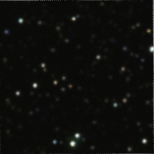
#> input picture 4dsight/Small_area_rotated.png, 154 x 154 px
$ python testTempMatch.py --template StarMap.png --image Small_area_rotated.png
#> lines starting #> are read from the running program, lines starting #| are printed output that depends on the picture
import cv2
from matplotlib import pyplot as plt
import argparse
import glob
"""
import argparse
import glob

a = argparse.ArgumentParser()
a.add_argument("-t","--template", required=True,help="path of template figure")
a.add_argument("-i","--image",    required=True,help="path of image figure")
a.add_argument("-m","--match_type",type=str,default="TM_CCOEF",help="select matching type")

args = vars(a.parse_args())


template = cv2.imread(args["template"])
image = cv2.imread(args["image"])
match_type  = glob.glob("cv2."+args["match_type"])
"""


a = argparse.ArgumentParser()
a.add_argument("-t","--template", required=True,help="path of template file")
a.add_argument("-i","--image",    required=True,help="path of image file")
#a.add_argument("-m","--match_type",type=int,default=cv2.TM_CCOEF",help="select matching type")

args = vars(a.parse_args())
X=None
def methodsMatch(method):
    methods = [cv2.TM_CCOEFF, cv2.TM_CCOEFF_NORMED, cv2.TM_CCORR,
            cv2.TM_CCORR_NORMED, cv2.TM_SQDIFF, cv2.TM_SQDIFF_NORMED]

    if method==1:
        return methods[0]
    elif method==2:
        return  methods[1]
    elif method==3:
        return  methods[2]
    elif method==4:
        return  methods[3]
    elif method==5:
        return  methods[4]
    elif method==6:
        return  methods[5]

def detectTemplate(image,template,T_W,T_H,match_type):
    """
    @image: input image
    @template: our template file
    @T_W: weight of template file
    @T_H: height of template file
    """
    gray = cv2.cvtColor(image,cv2.COLOR_BGR2GRAY)
    result = cv2.matchTemplate(gray,template,match_type)

    min_val,max_val,min_loc,max_loc = cv2.minMaxLoc(result)
    print("min_val: ",min_val)
    print("max_val: ",max_val)
    print("min_loc: ",min_loc[0],":",min_loc[1])
    print("max_loc: ",max_loc[0],":",max_loc[1])

    top_left=min_loc
    bottom_right=(top_left[0]+T_W,top_left[1]+T_H)
    return (max_val,top_left,bottom_right)

if __name__ == '__main__':
    print("""
    |--------------------------------------------------------------------------
    |  Wellcome Mini Template Matching Test Program : version V.0.0.1
    |--------------------------------------------------------------------------
    |1.write for Linux/OS;
    |>>python testTempMatch.py --image "IMAGE_PATH" --template "TEMPLATE_PATH";
    |   or
    |>>python testTempMatch.py -i      "IMAGE_PATH" -t         "TEMPLATE_PATH";
    |
    |--------------------------------------------------------------------------
    |1.write for Windows;
    |>>py testTempMatch.py --image "IMAGE_PATH" --template "TEMPLATE_PATH";
    |    or
    |>>py testTempMatch.py    -i "IMAGE_PATH"   -t         "TEMPLATE_PATH";
    |
    |#-------------------------------------------------------------------------
    |2.After;
    |choice template match methods between at (1-6):
    |       1.TM_CCOEFF
    |       2.TM_CCOEFF_NORMED
    |       3.TM_CCORR
    |       4.TM_CCORR_NORMED
    |       5.TM_SQDIFF
    |       6.TM_SQDIFF_NORMED
    |for example;
    |>>?: 1
    |(choice: TM_CCOEF) PRESS ENTER KEY
    |     >>>>>Result<<<<<<
    |--------------------------------------------------------------------------
    """)

    # [4 lines of commented-out code are left out]


    image = cv2.imread(args["image"])
#> image is the input picture: shape (154, 154, 3); mean B, G, R 12.1, 14.2, 14
    template = cv2.imread(args["template"],0)
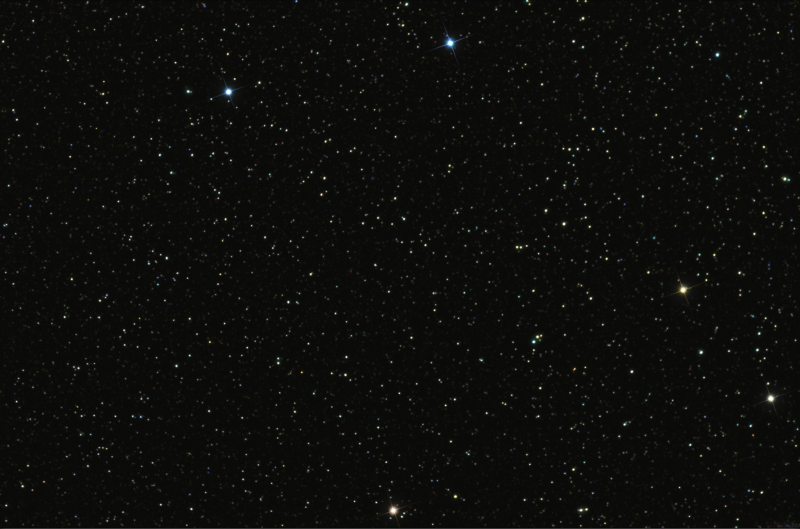
#> input picture 4dsight/StarMap.png, 1600 x 1057 px (shown at 1/2 size)
#> template: shape (1057, 1600); min 2, max 255, mean 12.2

    print(""" Select template match methods :
            1.TM_CCOEFF
            2.TM_CCOEFF_NORMED
            3.TM_CCORR
            4.TM_CCORR_NORMED
            5.TM_SQDIFF
            6.TM_SQDIFF_NORMED
          """)
    method =int(input("?:"))
#> the answer given: 3
    match_type= methodsMatch(method)


    T_H,T_W = template.shape[:2]
#> T_H = 1057; T_W = 1600
    result_detect = detectTemplate(image,template,T_W,T_H,match_type)
#> in detectTemplate, `result = cv2.matchTemplate(gray,template,match_type)`:
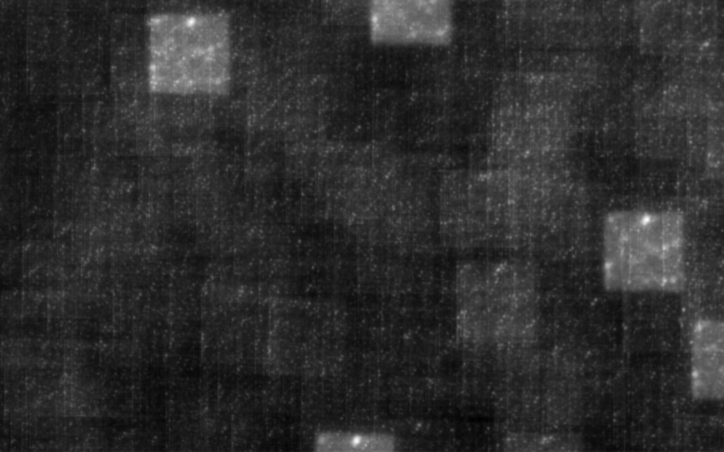
#> result: shape (904, 1447) float32 (shown at 1/2 size); min 3534068, max 6546191, mean 4070974.8; drawn with min black and max white
#> in detectTemplate, `min_val,max_val,min_loc,max_loc = cv2.minMaxLoc(result)`: min_val = 3534068; max_val = 6546191; min_loc = (957, 837); max_loc = (1294, 439)
#| min_val:  3534068.0
#| max_val:  6546191.0
#| min_loc:  957 : 837
#| max_loc:  1294 : 439
#> in detectTemplate, `top_left=min_loc`: top_left = (957, 837)
#> in detectTemplate, `bottom_right=(top_left[0]+T_W,top_left[1]+T_H)`: bottom_right = (2557, 1894)
#> result_detect = (6546191, (957, 837), (2557, 1894))
    print("result: ",result_detect)
#| result:  (6546191.0, (957, 837), (2557, 1894))

    cv2.rectangle(image,*result_detect[1:],(255,0,0),3)
    cv2.putText(image,"FIX",(result_detect[1][0],result_detect[1][1]),cv2.FONT_HERSHEY_PLAIN,3,(50,250,50))


    image=cv2.resize(image,None,fx=0.5,fy=0.5,interpolation=cv2.INTER_AREA)
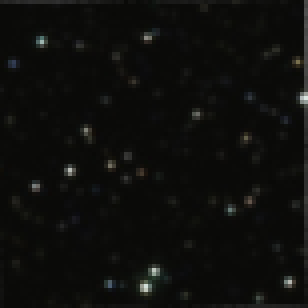
#> image: shape (77, 77, 3) (shown 4 times larger); mean B, G, R 12.2, 14.3, 14.1
    template=cv2.resize(template,None,fx=2,fy=2,interpolation=cv2.INTER_AREA)
#> template: shape (2114, 3200)
    #result=cv2.resize(result,None,fx=0.5,fy=0.5,interpolation=cv2.INTER_AREA)

    cv2.imshow("Input",image)
    cv2.imshow("template",template)
    #cv2.imshow("Matcing",result)
    cv2.waitKey(0)
    cv2.destroyAllWindows()


"""
#Test Image
image_file = "StarMap.png"
template_file = "Small_area_rotated.png"
match_type= cv2.TM_SQDIFF

image = cv2.imread(image_file)
gray = cv2.cvtColor(image,cv2.COLOR_BGR2GRAY)
template = cv2.imread(template_file,0)

T_H,T_W = template.shape[:2]

result = cv2.matchTemplate(gray,template,match_type)

min_val,max_val,min_loc,max_loc = cv2.minMaxLoc(result)
print("min_val: ",min_val)
print("max_val: ",max_val)
print("min_loc: ",min_loc[0],":",min_loc[1])
print("max_loc: ",max_loc[0],":",max_loc[1])

top_left=min_loc
bottom_right=(top_left[0]+T_W,top_left[1]+T_H)

cv2.rectangle(image,top_left,bottom_right,(255,0,0),3)
cv2.putText(image,"FIX",(top_left[0]-50,top_left[1]-20),cv2.FONT_HERSHEY_PLAIN,3,(50,250,50))
cv2.rectangle(result,top_left,bottom_right,(0,0,0),5)

image=cv2.resize(image,None,fx=0.5,fy=0.5,interpolation=cv2.INTER_AREA)
template=cv2.resize(template,None,fx=2,fy=2,interpolation=cv2.INTER_AREA)
result=cv2.resize(result,None,fx=0.5,fy=0.5,interpolation=cv2.INTER_AREA)


cv2.imshow("Input",image)
cv2.imshow("template",template)
cv2.imshow("Matcing",result)
cv2.waitKey(0)
cv2.destroyAllWindows()
"""
